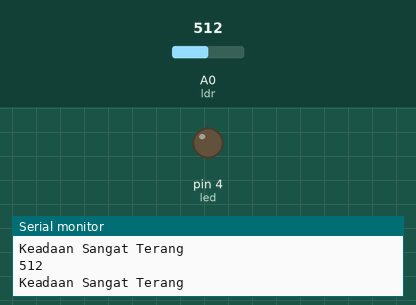
Recording of a sketch running on a simulated Arduino Uno, built with avr-gcc and run on an emulated ATmega328P. Shown: output pins drawn as LEDs (lit = HIGH), the last lines printed to the serial monitor. The test bench sets the inputs (shaded band); at power-on: A0 (ldr) = 512.

Above: at 1.2 s.
1.3 s: A0 (ldr) set to 486
At 1.7 s:
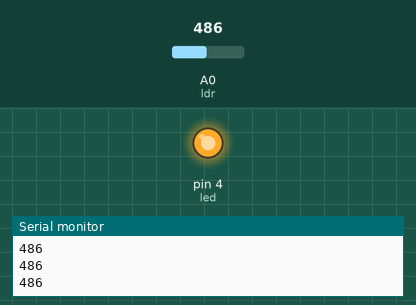
2.8 s: A0 (ldr) set to 1023
At 3.9 s:
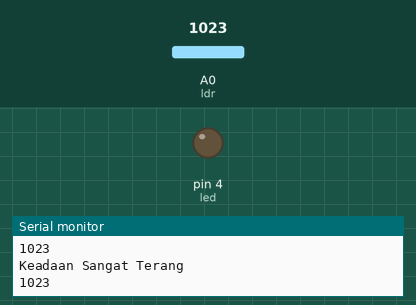
4.3 s: A0 (ldr) set to 490
At 5.6 s:
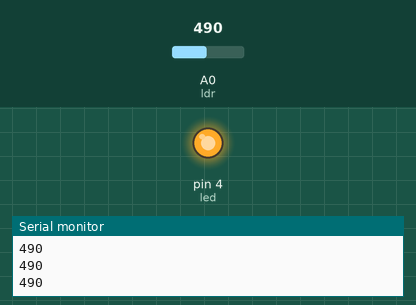
Timing chart, 0 to 7.3 s (numbered marks = the images above; inputs shaded):
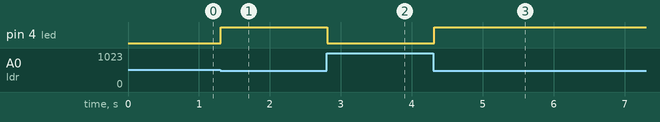

The sketch:

sensor_cahaya.ino
```cpp
const byte ldr = A0, led=4;
short nilai;

void setup() {
  Serial.begin(9600);
  pinMode(ldr, INPUT);
  pinMode(led, OUTPUT);
}

void loop() {
  nilai=analogRead(ldr);
  Serial.println(nilai);

  if(nilai<500){
    digitalWrite(led, HIGH);
  }else{
    digitalWrite(led, LOW);
    Serial.println("Keadaan Sangat Terang");
  }
}
```

Measured:
- the behaviour switches between 500 and 499 on A0 (ldr) (found by bisection; images 0 and 1)
- after the input at 1.3 s, pin 4 (led): LOW → HIGH at once
- after the input at 2.8 s, pin 4 (led): HIGH → LOW at once
- after the input at 4.3 s, pin 4 (led): LOW → HIGH at once
